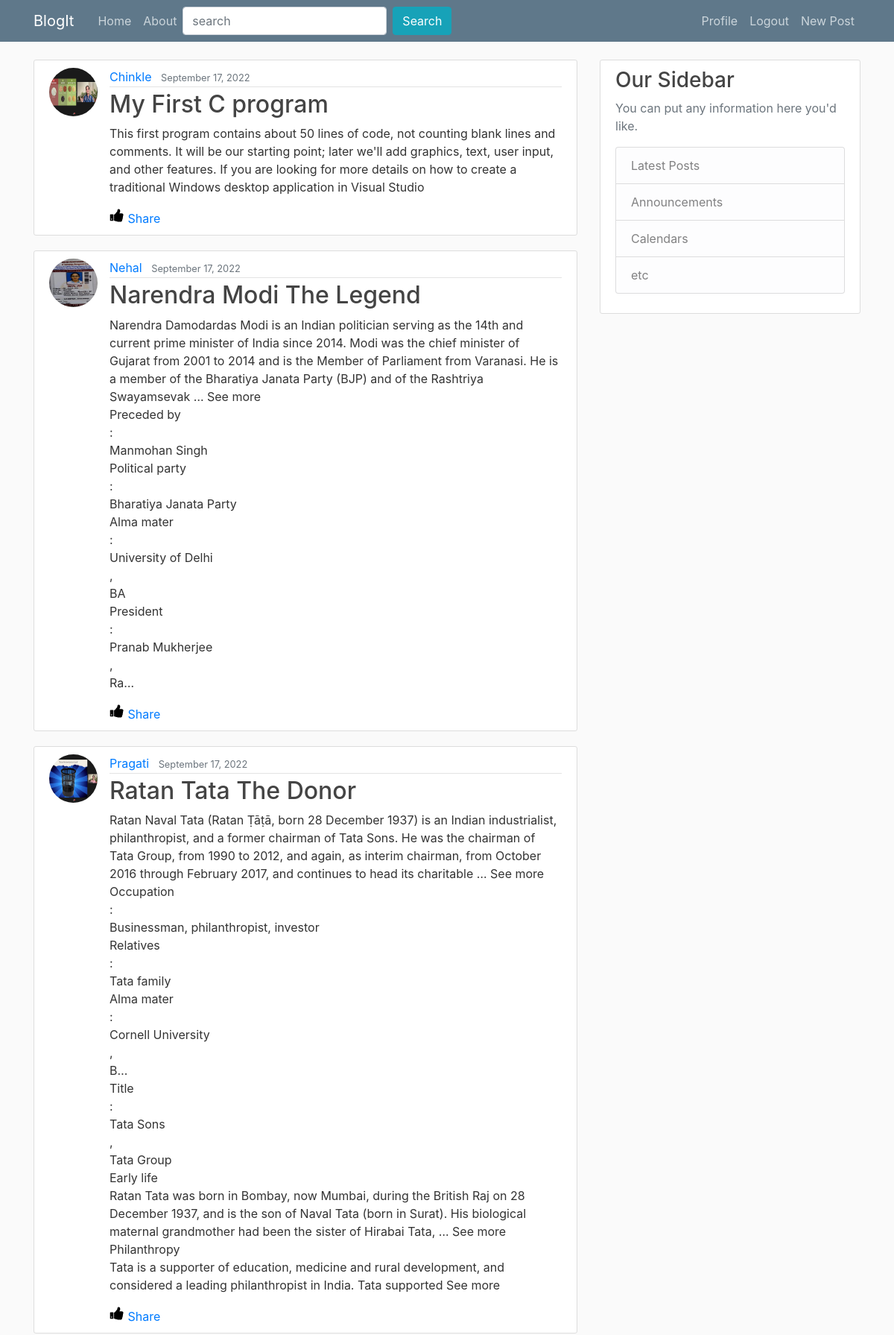
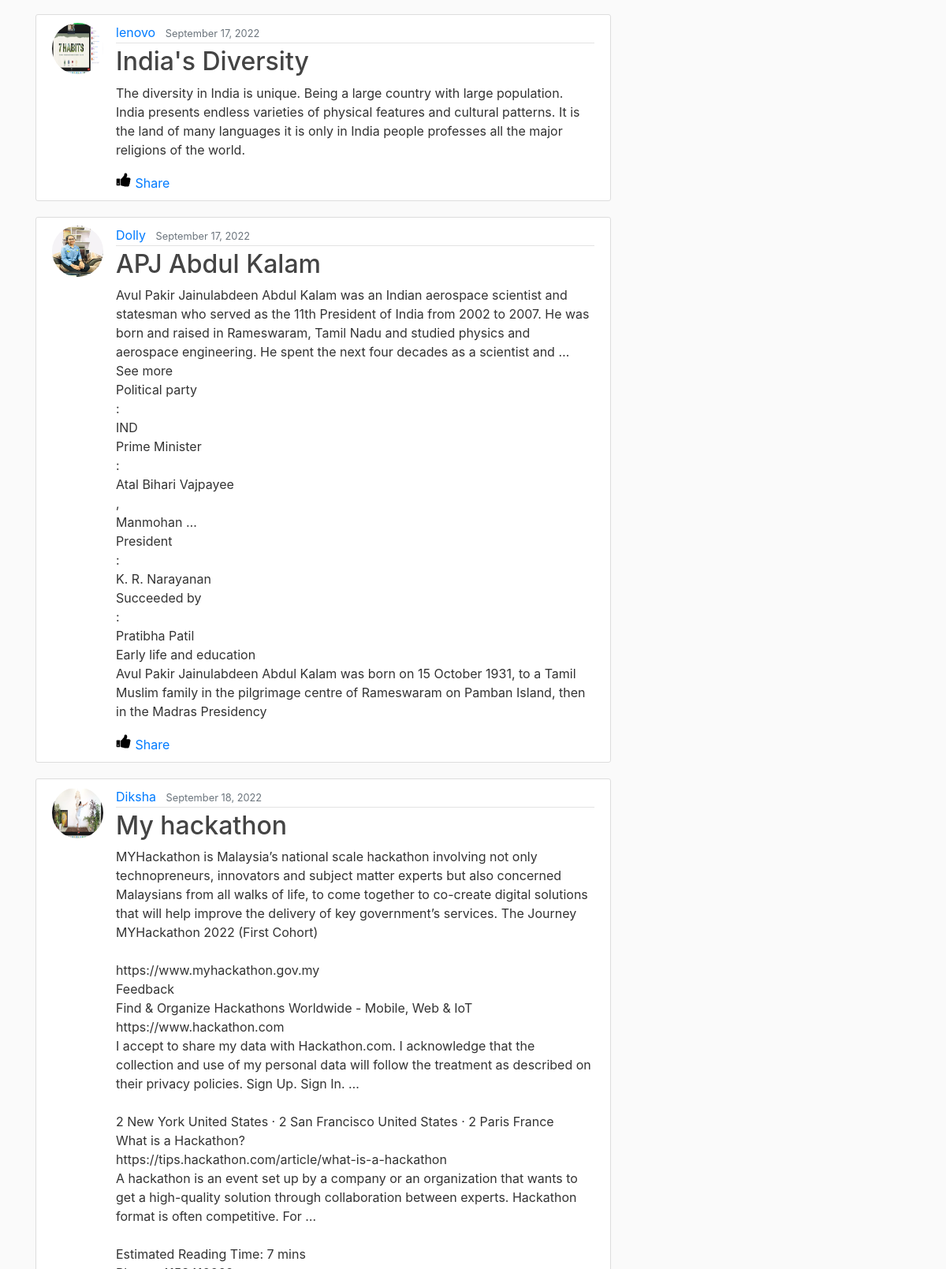
Screenshot of / (signed in, upper part) with the database file from the repository (2 pictures, top to bottom).
### blogapp/models.py (models this page shows, shortened)
class Post(models.Model):
    title = models.CharField(max_length=100)
    content = models.TextField()
    date_posted = models.DateTimeField(default=timezone.now)
    author = models.ForeignKey(User,on_delete=models.CASCADE)

### users/models.py (models this page shows, shortened)
class Profile(models.Model):
    user = models.OneToOneField(User, on_delete=models.CASCADE)
    image = models.ImageField(default='default.jpg', upload_to='profile_pics')

### blogapp/views.py (the view)
# urls.py: 2. Add a URL to urlpatterns:  path('', views.home, name='home')
def home(request):
    context = {
        'posts': Post.objects.all()
    }
    return render(request,'blogapp/home.html',context)

### blogapp/templates/blogapp/home.html (shortened to what this page needs)
{% extends "blogapp/base.html" %}
{% block content %}
{% for post in posts %}
<article class="media content-section">
    <img class="rounded-circle article-img" src="{{ post.author.profile.image.url }}">
    <div class="media-body">
        <div class="article-metadata">
            <a class="mr-2" href="#">{{ post.author }}</a>
            <small class="text-muted">{{ post.date_posted|date:"F d, Y" }}</small>
        </div>
        <h2><a class="article-title" href="{% url 'post-detail' post.id %}">{{ post.title }}</a></h2>
        <p class="article-content">{{ post.content }}</p>
        <a href="#" class="like-button">
        </a>
        <a href="#" class="share-button">Share</a>
    </div>
</article>
{% endfor %}
{% endblock %}

### blogapp/static/blogapp/main.css (style rules this page uses)
body { background: #fafafa; color: #333333; margin-top: 5rem; }
h1, h2, h3, h4, h5, h6 { color: #444444; }
.content-section { background: #ffffff; padding: 10px 20px; border: 1px solid #dddddd; border-radius: 3px; margin-bottom: 20px; }
.article-title { color: #444444; }
.article-content { white-space: pre-line; }
.article-img { height: 65px; width: 65px; margin-right: 16px; }
.article-metadata { padding-bottom: 1px; margin-bottom: 4px; border-bottom: 1px solid #e3e3e3 }
* { margin: 0; padding: 0; box-sizing: border-box; }

### rows the page displays
Post: author.profile.image (picture), author "Chinkle", date_posted "September 17, 2022", title "My First C program", content "This first program contains about 50 lines of code, not counting blank lines and comments. It will be our starting point; later we'll add graphics, text, user input, and other features. If you are looking for more details on how to create a traditional Windows desktop application in Visual Studio"
Post: author.profile.image (picture), author "Nehal", date_posted "September 17, 2022", title "Narendra Modi The Legend", content "Narendra Damodardas Modi is an Indian politician serving as the 14th and current prime minister of India since 2014. Modi was the chief minister of Gujarat from 2001 to 2014 and is the Member of Parliament from Varanasi. He is a member of the Bharatiya Janata Party (BJP) and of the Rashtriya Swayamsevak … See more Preceded by : Manmohan Singh Political party : Bharatiya Janata Party Alma mater : University of Delhi , BA President : Pranab Mukherjee , Ra…"
Post: author.profile.image (picture), author "Pragati", date_posted "September 17, 2022", title "Ratan Tata The Donor", content "Ratan Naval Tata (Ratan Ṭāṭā, born 28 December 1937) is an Indian industrialist, philanthropist, and a former chairman of Tata Sons. He was the chairman of Tata Group, from 1990 to 2012, and again, as interim chairman, from October 2016 through February 2017, and continues to head its charitable … See more Occupation : Businessman, philanthropist, investor Relatives : Tata family Alma mater : Cornell University , B… Title : Tata Sons , Tata Group Early life Ratan Tata was born in Bombay, now Mumbai, during the British Raj on 28 December 1937, and is the son of Naval Tata (born in Surat). His biological maternal grandmother had been the sister of Hirabai Tata, … See more Philanthropy Tata is…"
Post: author.profile.image (picture), author "lenovo", date_posted "September 17, 2022", title "India's Diversity", content "The diversity in India is unique. Being a large country with large population. India presents endless varieties of physical features and cultural patterns. It is the land of many languages it is only in India people professes all the major religions of the world."
Post: author.profile.image (picture), author "Dolly", date_posted "September 17, 2022", title "APJ Abdul Kalam", content "Avul Pakir Jainulabdeen Abdul Kalam was an Indian aerospace scientist and statesman who served as the 11th President of India from 2002 to 2007. He was born and raised in Rameswaram, Tamil Nadu and studied physics and aerospace engineering. He spent the next four decades as a scientist and … See more Political party : IND Prime Minister : Atal Bihari Vajpayee , Manmohan … President : K. R. Narayanan Succeeded by : Pratibha Patil Early life and education Avul Pakir Jainulabdeen Abdul Kalam was born on 15 October 1931, to a Tamil Muslim family in the pilgrimage centre of Rameswaram on Pamban Island, then in the Madras Presidency"
Post: author.profile.image (picture), author "Diksha", date_posted "September 18, 2022", title "My hackathon"
